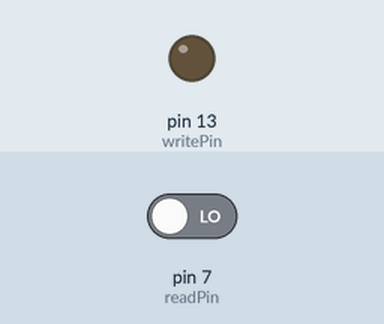
Bench run of a sketch on a simulated Arduino Uno, built with avr-gcc and run on an emulated ATmega328P. On the bench: output pins drawn as LEDs (lit = HIGH). The inputs (shaded band) are chosen by the test bench; at power-on: pin 7 (readPin) LOW.

Above: at 1.2 s.
1.3 s: pin 7 (readPin) driven HIGH
At 1.9 s:
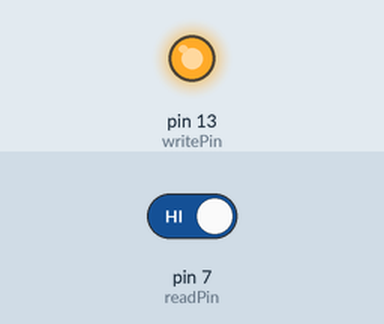
Timing chart, 0 to 4.3 s (numbered marks = the images above; inputs shaded):
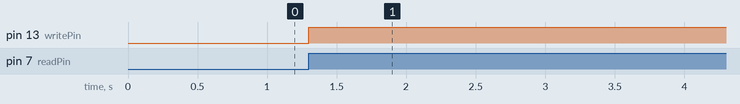

Measured:
- after the input at 1.3 s, pin 13 (writePin): LOW → HIGH at once

The sketch:

FLAG.ino
```cpp
// coded by Isaque AL

// o objetivo deste codigo é inverter o estado do led quando receber um pulso do botão

const int writePin = 13;
const int readPin = 7;

bool ledState = false;
bool buttonState;

bool functionExec = false;

void setup()
{
  Serial.begin(9600);
  pinMode(writePin, OUTPUT);
  pinMode(readPin, INPUT);
}

void loop()
{
  buttonState = digitalRead(readPin);

  if (buttonState == 1 && functionExec == false){
    functionExec = true;
    ledState = !ledState;// inverter o ledState

  } else if (buttonState == 0 && functionExec == true ) {
    functionExec = false;
  }

  digitalWrite(writePin, ledState);
}

// 4
```
